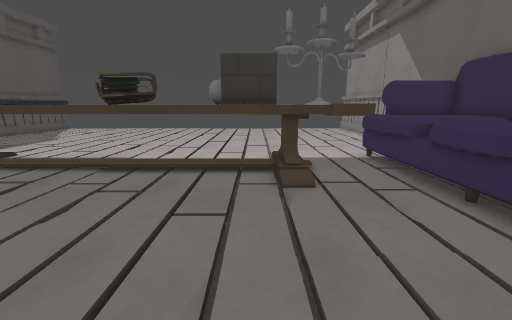
[1] (above)

22 first-person views from a walk through a Godot game level. The camera is 1.2 m above the floor, tilts 12° down and sees 90° across. The floor is counted in squares, 0.5 m on a side. Each view is taken from the middle of a square. On the plan, view 1 faces up. The plan holds only what a view shows up to about 17 squares ahead; the rest is blank. Flat picture figures and markers are left out. Characters and animated objects are not drawn. Surface patterns are stand-ins for the level's own textures.

[2]
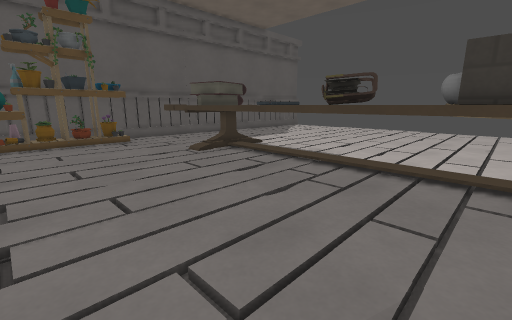

[3]
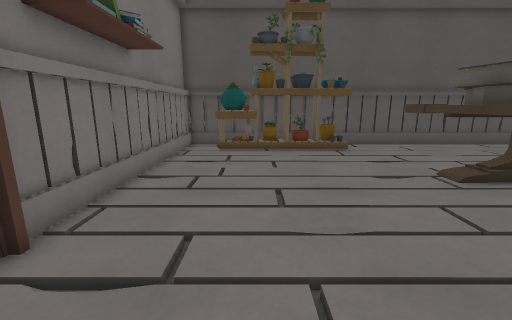

[4]
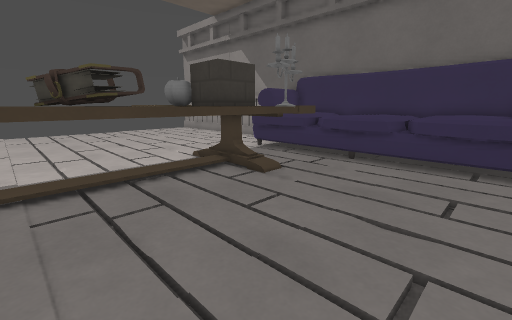

[5]
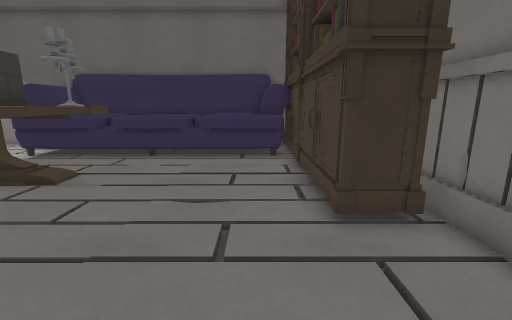

[6]
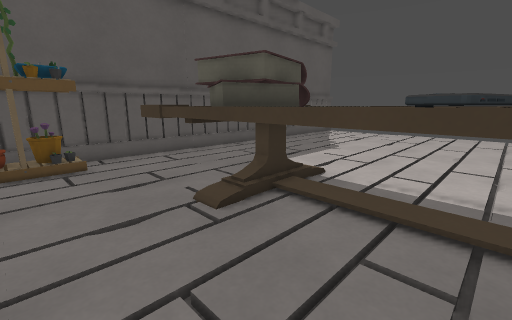

[7]
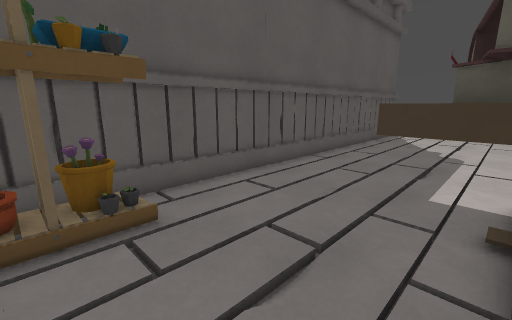

[8]
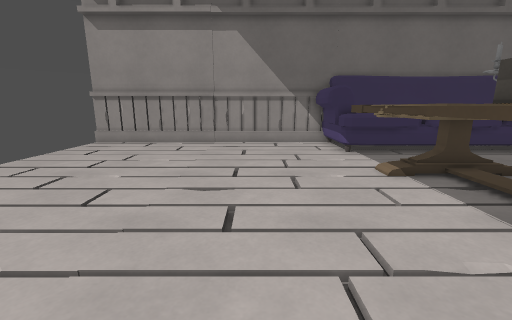

[9]
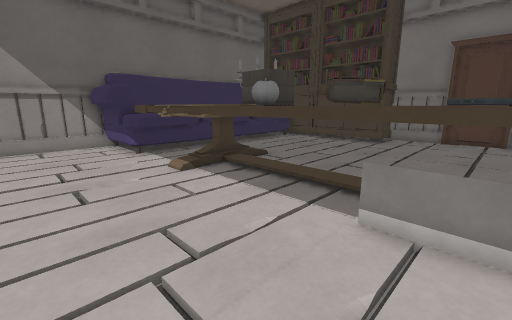

[10]
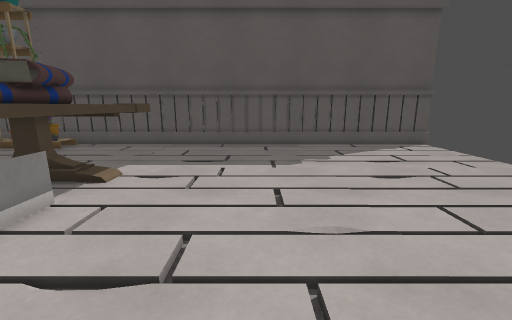

[11]
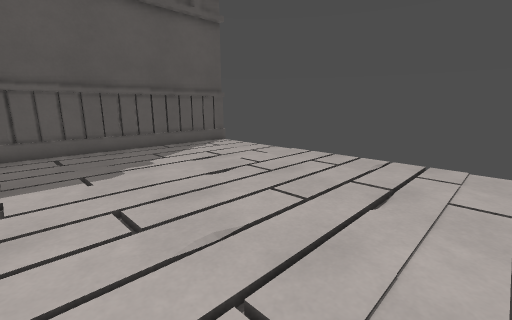

[12]
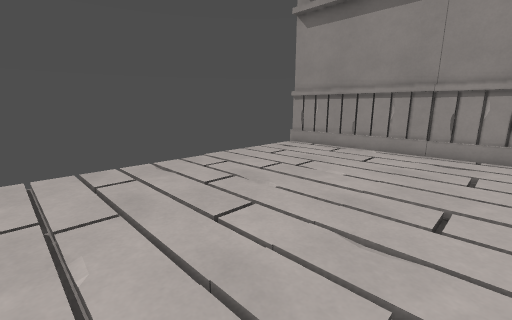

[13]
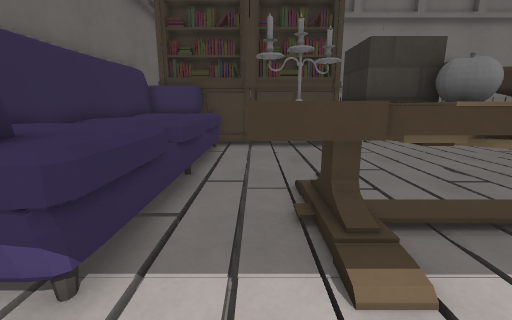

[14]
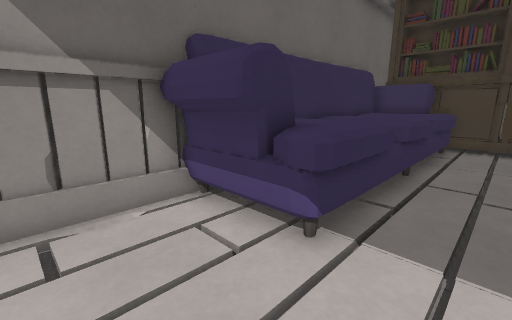

[15]
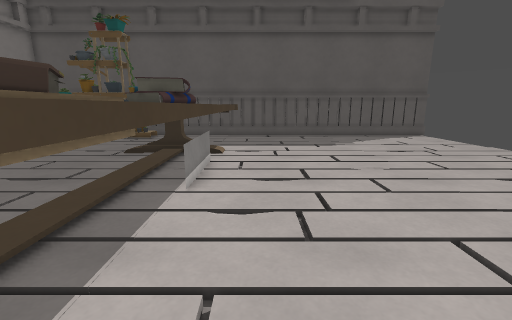

[16]
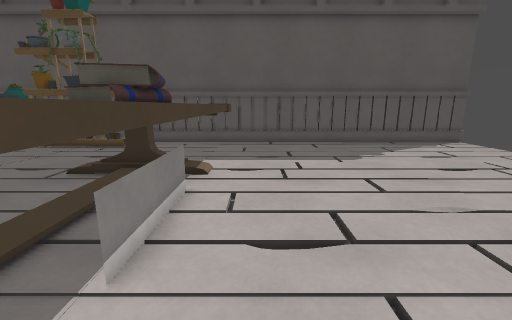

[17]
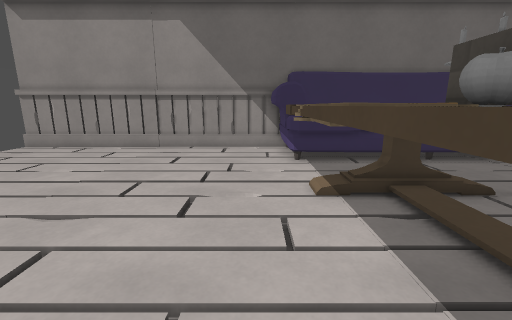

[18]
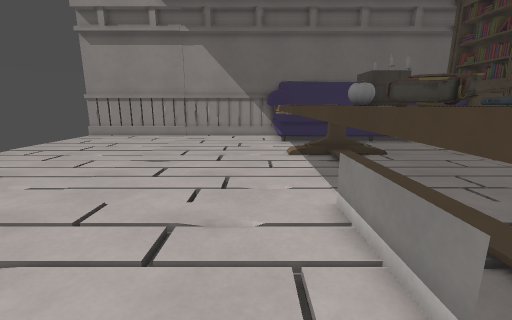

[19]
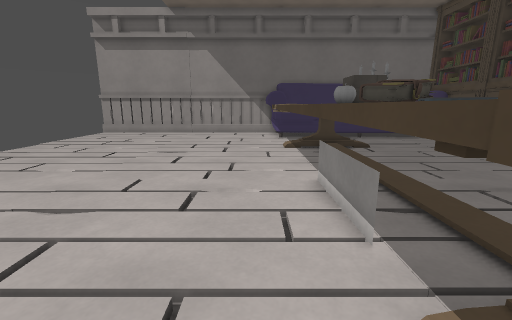

[20]
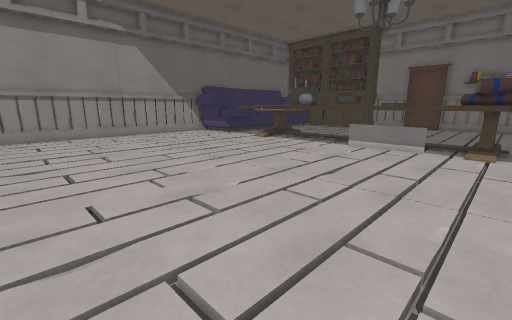

[21]
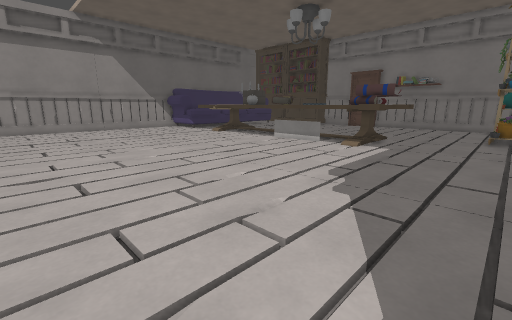

[22]
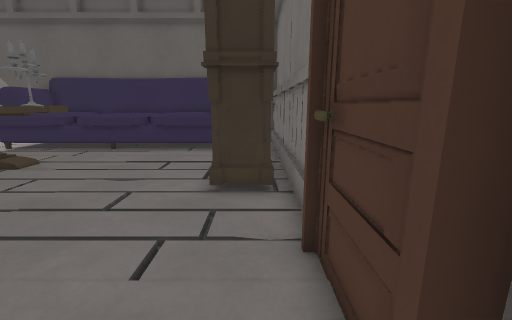

### Floor plan
Key: @ floor where view 1 was taken; # wall or solid block; . floor; / step, stairs or slope; D closed door; = window, fence, low wall or low ledge; ^ raised ledge; B books; A apple; P phone; C box; T thing the floor can be seen under or through; K bookshelf; O other object.
Columns run from 20 left of view 1 to 9 right of it. Each row starts with its distance up from view 1.
 28 #                            #
 27 #...................../......#
 26 #...................../......#
 25 #...................../......#
 24 #...................../......#
 23 #...................../......#
 22 #...................../......#
 21 #...................../......#
 20 #...................../......#
 19 #...................../......#
 18 #...................../......#
 17 #...................../......#
 16 #...................../......#
 15 #...................../......#
 14 #...................../......#
 13 #.....^^^^^^^^^^^^^^^^^^.=####
 12 #.....^^^ ^^^^^   ^  ^^^.^^###
 11 #.....BBB         ^^ ^^^.^^^ #
 10 #.....TBBB^ PP BB^AA^^^^.^^^^#
  9 #.....TBBB^^PP BBBAACC^^.^^^^#
  8 #.....^#B   PP BBB CCC^^.=^^^#
  7 #.....^^^^^^^^^^^^^^^.O#.^^^^#
  6 ###......................^^^^#
  5 ##=......................^^^^#
  4  ##......................^^^^#
  3  ##......................^^^^#
  2   #.................../..^^^^#
  1   #......................^^^^#
  0  ##.................@....^####
 -1 ###...............KKKKK#KKK###
 -2 #.................KKKKK#KKKK#
 -3 #############DDD#############

Positions as (right, up) in squares from view 1, and headings:
1: (0, 0), facing up
2: (0, 0), facing up-left
3: (-4, 1), facing left
4: (-6, 1), facing up-right
5: (-7, 1), facing right
6: (-7, 4), facing up-left
7: (-13, 4), facing up-left
8: (-8, 17), facing right
9: (-8, 17), facing down-right
10: (-4, 17), facing left
11: (-5, 16), facing up-left
12: (-5, 17), facing up-right
13: (3, 15), facing down
14: (3, 16), facing down-right
15: (1, 14), facing left
16: (-3, 14), facing left
17: (-6, 14), facing right
18: (-12, 14), facing right
19: (-14, 14), facing right
20: (-13, 27), facing down-right
21: (-19, 27), facing down-right
22: (-9, -2), facing right
